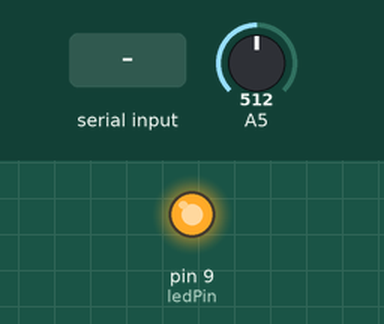
Recording of a sketch running on a simulated Arduino Uno, built with avr-gcc and run on an emulated ATmega328P. On the bench: output pins drawn as LEDs (lit = HIGH). Inputs (shaded band) come from the test bench; at power-on: A5 = 512. What the sketch prints to the serial monitor is not drawn.

Above: at 1.2 s.
1.3 s: "0" received over the second serial link
At 2.2 s:
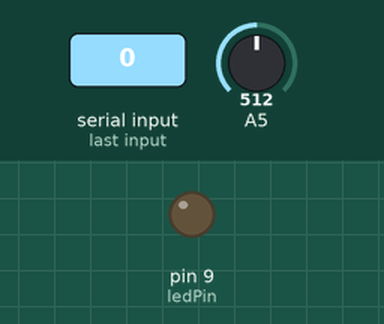
2.8 s: "1" received over the second serial link
At 3.2 s:
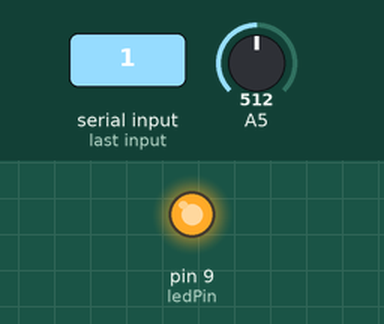
Timing chart, 0 to 5.8 s (numbered marks = the images above; inputs shaded):
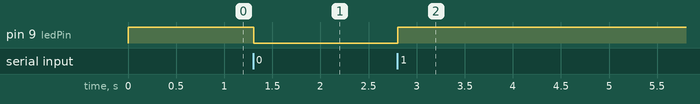

Measured:
- after the input at 1.3 s, pin 9 (ledPin): HIGH → LOW at once
- after the input at 2.8 s, pin 9 (ledPin): LOW → HIGH at once

The sketch:

bl-empty.ino
```cpp
#include <SoftwareSerial.h>
#define ledPin 9
int state = 0;
int potValue = 0;
SoftwareSerial BTSerial(10, 11); // RX | TX

void setup()
{
  pinMode(9, OUTPUT);  // this pin will pull the HC-05 pin 34 (key pin) HIGH to switch module to AT mode
  digitalWrite(9, HIGH);
  Serial.begin(9600);
  Serial.println("Enter AT commands:");
  BTSerial.begin(38400);  // HC-05 default speed in AT command more
}

void loop()
{

  // Keep reading from HC-05 and send to Arduino Serial Monitor
  if (BTSerial.available()){
    state=BTSerial.read();
  }
  if (state == '1') {
  digitalWrite(ledPin, HIGH); // LED ON
  state = 0;
 }
 else if (state == '0') {
  digitalWrite(ledPin, LOW); // LED ON
  state = 0;
 }

 potValue = analogRead(A5);
 int potValueMapped = map(potValue, 0, 1023, 0, 255);
 BTSerial.write(potValueMapped); // Sends potValue to servo motor
 delay(10);

}
```
